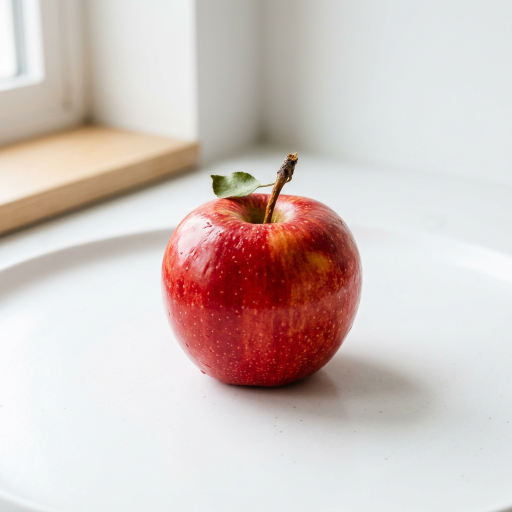
#> input picture assets/sample_apple.jpg, 1024 x 1024 px (shown at 1/2 size); its folder holds only this picture in this run
$ python -i image_processing.py   (imports and definitions only)   (older library calls are emulated)
#> lines starting #> are read from the running program, lines starting #| are printed output that depends on the picture; after the words box and inside, x2 and y2 are one past the last pixel; in counts of white or black regions, pixels touching at a corner belong together
#> further down, picture is the input picture: PIL image 1024x1024 RGB; mean R, G, B 210.3, 196.5, 192.7
"""
Image preprocessing and computer vision transformation utilities.
Handles image loading, color-space conversion, resizing, and normalization
for deep learning inference and optical character recognition (OCR) pipelines.

All cv2 operations have pure PIL / NumPy fallbacks so the module works on
Streamlit Cloud (headless Linux) even when OpenCV is unavailable.
"""

from pathlib import Path
from typing import Union, Tuple, Optional, Dict, Any
import numpy as np
from PIL import Image, ImageOps, ImageEnhance, ImageFilter

try:
    import cv2
    _CV2_AVAILABLE = True
except ImportError:  # pragma: no cover
    cv2 = None  # type: ignore[assignment]
    _CV2_AVAILABLE = False

import config


# ---------------------------------------------------------------------------
# PIL-only helpers (always available, no cv2 dependency)
# ---------------------------------------------------------------------------

def _pil_to_gray_np(image: Image.Image) -> np.ndarray:
    """Convert PIL RGB image to a uint8 grayscale NumPy array (H, W)."""
    return np.array(image.convert("L"), dtype=np.uint8)


def _gray_np_to_pil(arr: np.ndarray) -> Image.Image:
    """Convert uint8 grayscale NumPy array to PIL Image."""
    return Image.fromarray(arr.astype(np.uint8), mode="L")


def _pil_clahe_approx(gray_np: np.ndarray) -> np.ndarray:
    """Approximate CLAHE via PIL histogram equalisation."""
    return np.array(ImageOps.equalize(_gray_np_to_pil(gray_np)), dtype=np.uint8)


def _pil_bilateral_approx(gray_np: np.ndarray) -> np.ndarray:
    """Approximate bilateral filter using a gentle Gaussian smooth via PIL."""
    return np.array(_gray_np_to_pil(gray_np).filter(ImageFilter.GaussianBlur(radius=1)), dtype=np.uint8)


def _pil_sharpen(gray_np: np.ndarray) -> np.ndarray:
    """Sharpen using PIL built-in SHARPEN kernel."""
    return np.array(_gray_np_to_pil(gray_np).filter(ImageFilter.SHARPEN), dtype=np.uint8)


# [47 lines left out: functions _pil_otsu_threshold, _pil_adaptive_threshold, _laplacian_variance, not called in this run]


# ==============================================================================
# PUBLIC API
# ==============================================================================

def load_image(image_input: Union[str, Path, bytes, Image.Image]) -> Image.Image:
    """
    Load an image from various input types (file path, bytes, or existing PIL Image)
    and ensure it is converted to RGB.
    """
    if isinstance(image_input, Image.Image):
        image = image_input
    elif isinstance(image_input, (str, Path)):
        image = Image.open(str(image_input))
    else:
        # Handles bytes or BytesIO stream
        image = Image.open(image_input)

    # Correct orientation based on EXIF tags (e.g. mobile photo rotation)
    image = ImageOps.exif_transpose(image)

    # Ensure 3-channel RGB format (stripping alpha channel if PNG)
    if image.mode != "RGB":
        image = image.convert("RGB")

    return image


# [52 lines left out: functions preprocess_for_model, pil_to_cv2, cv2_to_pil, not called in this run]


def compute_image_metrics(image: Image.Image) -> dict:
    """
    Extract basic computer vision metrics from the image
    (mean brightness, contrast/sharpness via Laplacian variance, aspect ratio).
    Works with or without cv2.
    """
    gray_np = _pil_to_gray_np(image)
    brightness = float(np.mean(gray_np))
    contrast = float(np.std(gray_np))
    width, height = image.size

    if _CV2_AVAILABLE and cv2 is not None:
        sharpness = float(cv2.Laplacian(gray_np, cv2.CV_64F).var())
    else:
        sharpness = _laplacian_variance(gray_np)

    return {
        "width": width,
        "height": height,
        "aspect_ratio": round(width / max(height, 1), 2),
        "mean_brightness": round(brightness, 1),
        "sharpness_score": round(sharpness, 1),
        "contrast_score": round(contrast, 1)
    }


# ==============================================================================
# OCR PREPROCESSING & QUALITY CHECK PIPELINE
# ==============================================================================

def assess_image_quality(image: Image.Image) -> Dict[str, Any]:
    """
    Calculate image quality indicators before OCR:
    - resolution, blur (Laplacian variance), brightness, contrast.
    Provides actionable suggestions if quality is suboptimal.
    Works with or without cv2.
    """
    metrics = compute_image_metrics(image)
    w, h = metrics["width"], metrics["height"]
    brightness = metrics["mean_brightness"]
    sharpness = metrics["sharpness_score"]
    contrast = metrics["contrast_score"]

    issues = []
    suggestions = []

    if w < 400 or h < 400:
        issues.append("Low Resolution")
        suggestions.append("Move the camera closer to capture fine label text in high detail.")

    if sharpness < 45.0:
        issues.append("Blurry Image")
        suggestions.append("Hold the camera steady or rest the package on a flat surface to reduce motion blur.")

    if brightness < 60.0:
        issues.append("Under-exposed / Dark")
        suggestions.append("Use better lighting or enable your room light/flashlight.")
    elif brightness > 220.0:
        issues.append("Over-exposed / Glare")
        suggestions.append("Reduce glare or tilt the package slightly away from direct reflections.")

    if contrast < 25.0:
        issues.append("Low Contrast")
        suggestions.append("Ensure the label text clearly stands out against the package background.")

    if not issues:
        quality_status = "Good"
        quality_desc = "Image quality is suitable for OCR extraction."
    elif len(issues) == 1:
        quality_status = f"Fair ({issues[0]})"
        quality_desc = f"Moderate quality issue detected: {issues[0]}."
    else:
        quality_status = f"Poor ({', '.join(issues)})"
        quality_desc = "Multiple quality issues detected. Preprocessing will attempt enhancement."

    if not suggestions:
        suggestions.append("Label is clear and ready for OCR analysis.")

    return {
        "quality_status": quality_status,
        "quality_desc": quality_desc,
        "is_acceptable": sharpness >= 20.0 and 30.0 <= brightness <= 245.0,
        "metrics": metrics,
        "issues": issues,
        "suggestions": suggestions
    }


def deskew_image(gray_np: np.ndarray) -> np.ndarray:
    """
    Estimate text skew angle and deskew if moderate.
    Requires cv2; returns input unchanged when cv2 is unavailable.
    """
    if not _CV2_AVAILABLE or cv2 is None:
        return gray_np
    try:
        thresh = cv2.bitwise_not(cv2.threshold(gray_np, 0, 255, cv2.THRESH_BINARY | cv2.THRESH_OTSU)[1])
        coords = np.column_stack(np.where(thresh > 0))
        if len(coords) < 100:
            return gray_np
        angle = cv2.minAreaRect(coords)[-1]
        if angle < -45:
            angle = -(90 + angle)
        else:
            angle = -angle
        if 0.5 < abs(angle) < 20.0:
            (h, w) = gray_np.shape[:2]
            center = (w // 2, h // 2)
            M = cv2.getRotationMatrix2D(center, angle, 1.0)
            deskewed = cv2.warpAffine(gray_np, M, (w, h), flags=cv2.INTER_CUBIC, borderMode=cv2.BORDER_REPLICATE)
            return deskewed
    except Exception:
        pass
    return gray_np


def preprocess_for_ocr(
    image: Image.Image,
    target_width: int = 900
) -> Dict[str, Any]:
    """
    Comprehensive Image Preprocessing for Food Label OCR.
    Uses cv2 when available; falls back to pure PIL/NumPy on Streamlit Cloud
    or any headless environment where cv2 is not installed.

    Returns dict with keys:
        original, resized, grayscale, contrast_enhanced,
        sharpened, otsu_thresh, adaptive_thresh, deskewed,
        processed_primary, diagnostics
    """
#> called with target_width = 900
    img_rgb = load_image(image)

    # Constrain image size to max 1000px in either dimension to prevent
    # excessive memory allocation in PyTorch CRAFT on 1GB cloud instances
    w, h = img_rgb.size
#> w = 1024; h = 1024
    max_dim = 1000
    if max(w, h) > max_dim:
        scale = max_dim / float(max(w, h))
#> scale = 0.977
        new_w = max(1, int(w * scale))
#> new_w = 1000
        new_h = max(1, int(h * scale))
#> new_h = 1000
        img_resized = img_rgb.resize((new_w, new_h), Image.Resampling.LANCZOS)
    elif w != target_width and target_width > 0:
        aspect = h / max(w, 1)
        new_w = target_width
        new_h = int(target_width * aspect)
        img_resized = img_rgb.resize((new_w, new_h), Image.Resampling.LANCZOS)
    else:
        img_resized = img_rgb

    gray_np = _pil_to_gray_np(img_resized)
#> in _pil_to_gray_np, `return np.array(image.convert("L"), dtype=np.uint8)`:
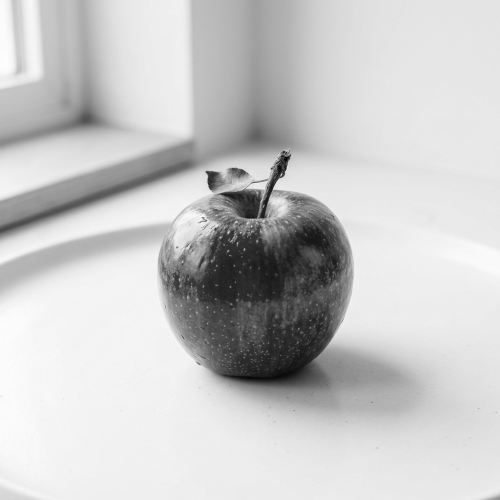
#> returned value: shape (1000, 1000) (shown at 1/2 size); min 1, max 254, mean 200.2

    if _CV2_AVAILABLE and cv2 is not None:
        # ---- Full cv2 pipeline ----
        denoised = cv2.bilateralFilter(gray_np, d=5, sigmaColor=50, sigmaSpace=50)
        clahe = cv2.createCLAHE(clipLimit=2.5, tileGridSize=(8, 8))
        contrast_enhanced = clahe.apply(denoised)
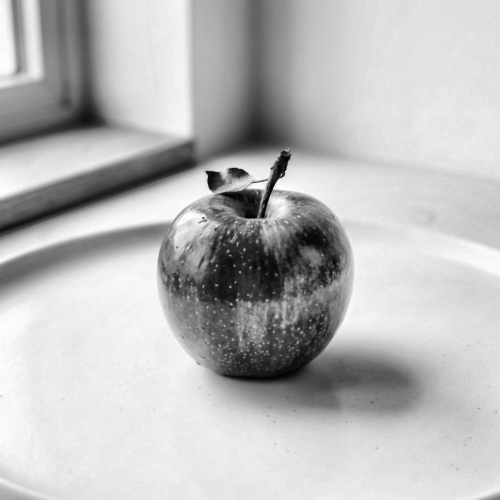
#> contrast_enhanced: shape (1000, 1000) (shown at 1/2 size); min 1, max 255, mean 186.1
        sharpen_kernel = np.array([[0, -1, 0], [-1, 5, -1], [0, -1, 0]], dtype=np.float32)
        sharpened = cv2.filter2D(contrast_enhanced, -1, sharpen_kernel)
        _, otsu_thresh = cv2.threshold(sharpened, 0, 255, cv2.THRESH_BINARY | cv2.THRESH_OTSU)
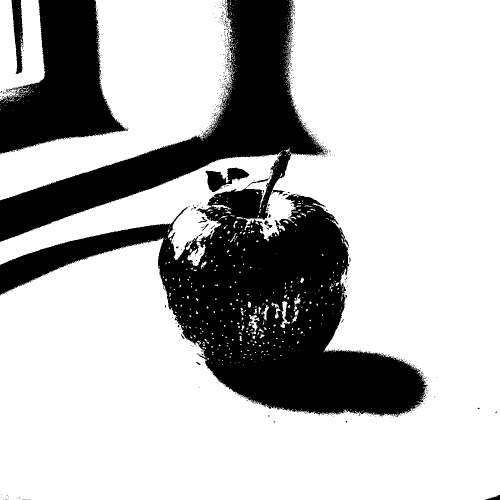
#> otsu_thresh: shape (1000, 1000) (shown at 1/2 size); 72.4% white; 517 black regions (503 under 20 px), largest, box (x1, y1, x2, y2) and area: (0, 0, 856, 834) 226886, (0, 0, 257, 308) 43389, (23, 0, 47, 148) 2090
        adaptive_thresh = cv2.adaptiveThreshold(
            sharpened, 255, cv2.ADAPTIVE_THRESH_GAUSSIAN_C, cv2.THRESH_BINARY, 21, 10
        )
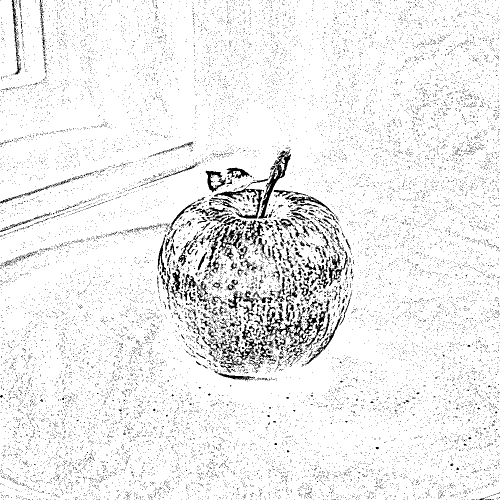
#> adaptive_thresh: shape (1000, 1000) (shown at 1/2 size); 93.3% white; black in thin lines or dots
        deskewed_gray = deskew_image(contrast_enhanced)
#> in deskew_image, `thresh = cv2.bitwise_not(cv2.threshold(gray_np, 0, 255, cv2.THRESH_BIN..`:
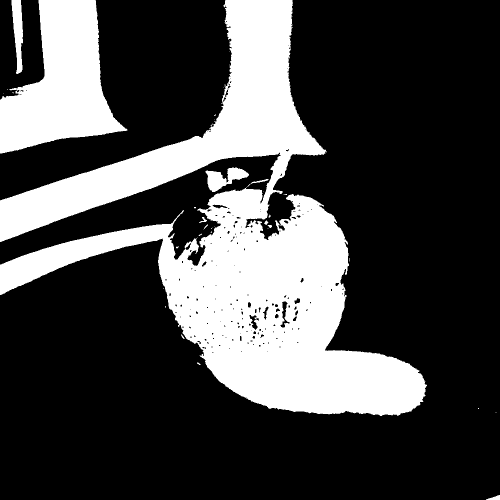
#> thresh: shape (1000, 1000) (shown at 1/2 size); 28.1% white; 39 white regions (29 under 20 px), largest, box (x1, y1, x2, y2) and area: (0, 0, 854, 832) 231993, (0, 0, 255, 307) 43948, (23, 0, 46, 148) 2184
#> in deskew_image, `coords = np.column_stack(np.where(thresh > 0))`: coords = 280727 pairs, first value 0 to 999, second value 0 to 999
#> in deskew_image, `angle = cv2.minAreaRect(coords)[-1]`: angle = -22.74
#> in deskew_image, `angle = -angle`: angle = 22.74
    else:
        # ---- Pure PIL / NumPy fallback ----
        denoised = _pil_bilateral_approx(gray_np)
        contrast_enhanced = _pil_clahe_approx(denoised)
        sharpened = _pil_sharpen(contrast_enhanced)
        otsu_thresh = _pil_otsu_threshold(sharpened)
        adaptive_thresh = _pil_adaptive_threshold(sharpened, block_size=21, c=10)
        deskewed_gray = contrast_enhanced  # deskew skipped without cv2

    quality_diagnostics = assess_image_quality(img_rgb)
#> in compute_image_metrics, `brightness = float(np.mean(gray_np))`: brightness = 200.2
#> in compute_image_metrics, `contrast = float(np.std(gray_np))`: contrast = 55.02
#> in compute_image_metrics, `sharpness = float(cv2.Laplacian(gray_np, cv2.CV_64F).var())`: sharpness = 82.07
#> in assess_image_quality, `metrics = compute_image_metrics(image)`: metrics = {'width': 1024, 'height': 1024, 'aspect_ratio': 1, 'mean_brightness': 200.2, 'sharpness_score': 82.1, 'contrast_score': 55}
#> in assess_image_quality, `w, h = metrics["width"], metrics["height"]`: w = 1024
#> in assess_image_quality, `brightness = metrics["mean_brightness"]`: brightness = 200.2
#> in assess_image_quality, `sharpness = metrics["sharpness_score"]`: sharpness = 82.1
#> in assess_image_quality, `contrast = metrics["contrast_score"]`: contrast = 55
#> quality_diagnostics = 6 items

    return {
        "original": img_rgb,
        "resized": img_resized,
        "grayscale": _gray_np_to_pil(gray_np),
        "contrast_enhanced": _gray_np_to_pil(contrast_enhanced),
        "sharpened": _gray_np_to_pil(sharpened),
        "otsu_thresh": _gray_np_to_pil(otsu_thresh),
        "adaptive_thresh": _gray_np_to_pil(adaptive_thresh),
        "deskewed": _gray_np_to_pil(deskewed_gray),
        "processed_primary": _gray_np_to_pil(contrast_enhanced),
        "diagnostics": quality_diagnostics
    }

>>> from PIL import Image
>>> picture = Image.open('../assets/sample_apple.jpg')
>>> result = preprocess_for_ocr(picture)
#> result = 10 items

$ run again, on assets/sample_broccoli.jpg
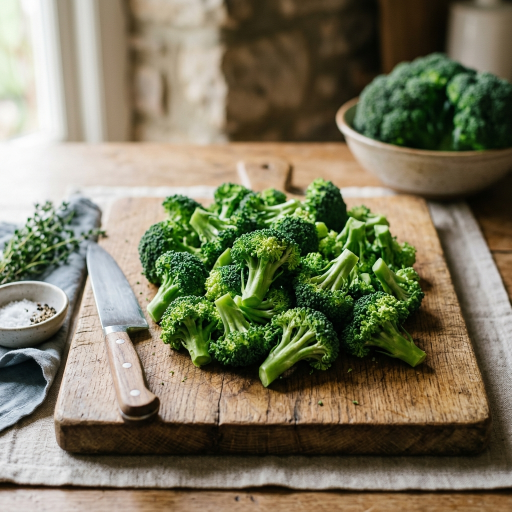
#> input picture assets/sample_broccoli.jpg, 1024 x 1024 px (shown at 1/2 size)
#> picture is the input picture: PIL image 1024x1024 RGB; mean R, G, B 122.8, 118.9, 93.8
#> in preprocess_for_ocr, `_, otsu_thresh = cv2.threshold(sharpened, 0, 255, cv2.THRESH_BINARY | ..`:
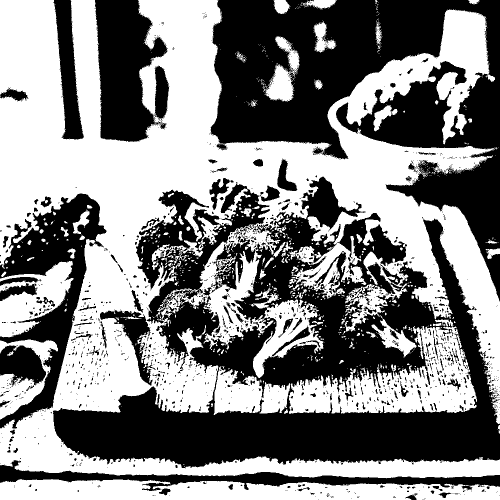
#> otsu_thresh: shape (1000, 1000) (shown at 1/2 size); 51.6% white; 1409 black regions (1210 under 20 px), largest, box (x1, y1, x2, y2) and area: (106, 353, 1000, 937) 218628, (421, 0, 1000, 603) 147733, (0, 387, 213, 857) 31689
#> adaptive_thresh: shape (1000, 1000); 79.1% white; 12057 black regions (10892 under 20 px), largest, box (x1, y1, x2, y2) and area: (467, 356, 864, 771) 28020, (284, 355, 548, 752) 18883, (0, 941, 1000, 967) 8282
#> in deskew_image, `thresh = cv2.bitwise_not(cv2.threshold(gray_np, 0, 255, cv2.THRESH_BIN..`:
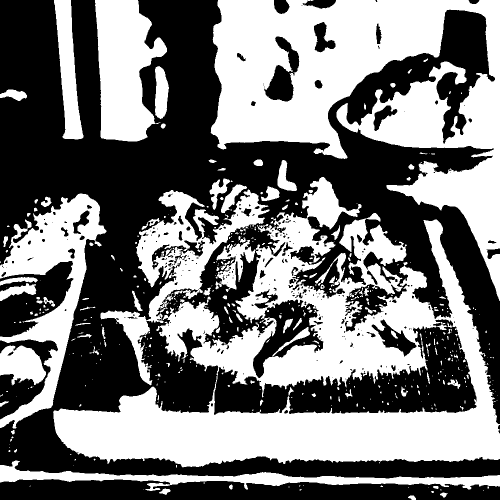
#> thresh: shape (1000, 1000) (shown at 1/2 size); 47.4% white; 471 white regions (328 under 20 px), largest, box (x1, y1, x2, y2) and area: (106, 354, 1000, 935) 189264, (421, 0, 1000, 602) 147414, (0, 387, 213, 857) 31815
#> coords = 474257 pairs, first value 0 to 999, second value 0 to 999
#> in deskew_image, `angle = cv2.minAreaRect(coords)[-1]`: angle = -90
#> in deskew_image, `angle = -(90 + angle)`: angle = 0
#> in compute_image_metrics, `brightness = float(np.mean(gray_np))`: brightness = 117.2
#> in compute_image_metrics, `contrast = float(np.std(gray_np))`: contrast = 72
#> in compute_image_metrics, `sharpness = float(cv2.Laplacian(gray_np, cv2.CV_64F).var())`: sharpness = 546.1
#> metrics = {'width': 1024, 'height': 1024, 'aspect_ratio': 1, 'mean_brightness': 117.2, 'sharpness_score': 546.1, 'contrast_score': 72}
#> in assess_image_quality, `w, h = metrics["width"], metrics["height"]`: w = 1024
#> in assess_image_quality, `brightness = metrics["mean_brightness"]`: brightness = 117.2
#> in assess_image_quality, `sharpness = metrics["sharpness_score"]`: sharpness = 546.1
#> in assess_image_quality, `contrast = metrics["contrast_score"]`: contrast = 72
#> quality_diagnostics = 6 items
#> result = 10 items
